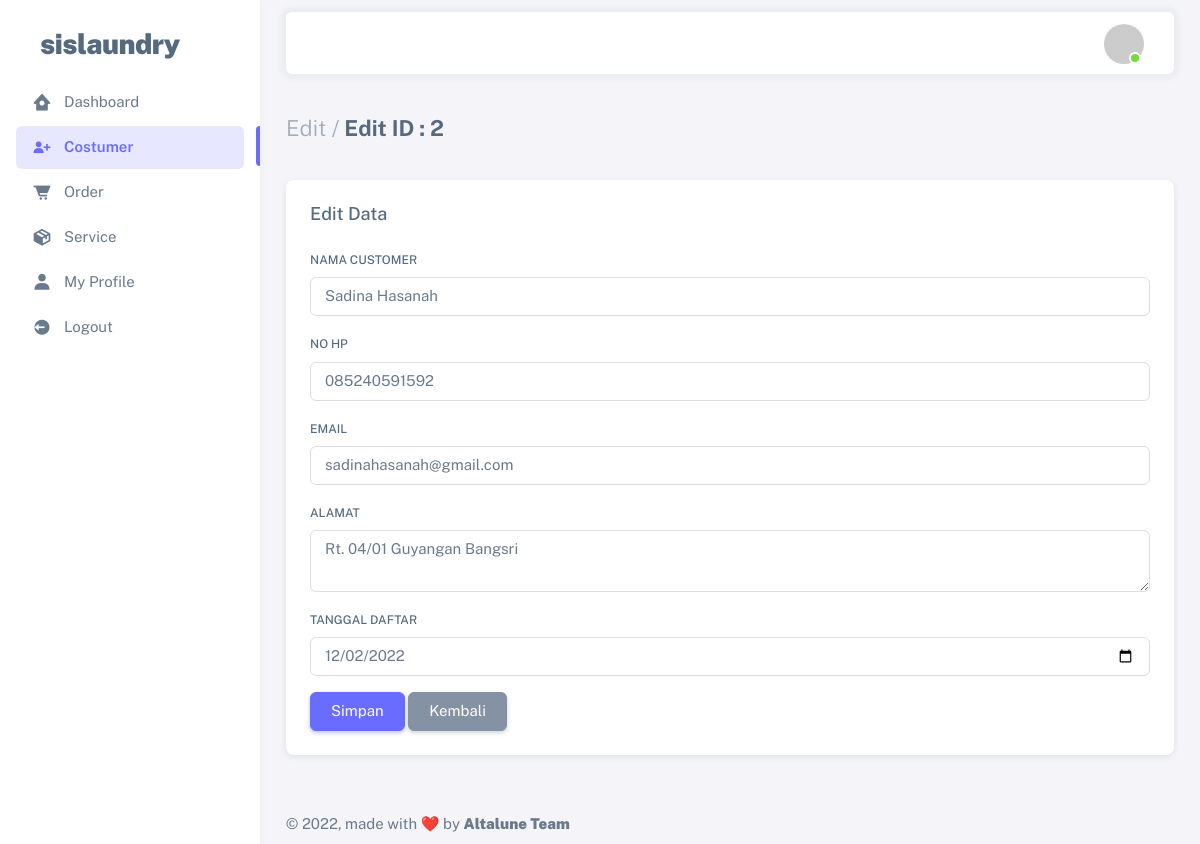
The page /costumer/edit.php?id=2 (signed in) on the database its author committed.
### tables this page shows
CREATE TABLE `costumers` (
  `id` int(11) NOT NULL,
  `name` varchar(255) NOT NULL,
  `phone_number` varchar(12) NOT NULL,
  `email` varchar(255) NOT NULL,
  `address` text NOT NULL,
  `registration_date` date NOT NULL
);

### costumer/edit.php (the view, shortened to what this page needs)
<?php
  include '../config.php';
?>
<!DOCTYPE html>
<html
  lang="en"
  class="light-style layout-menu-fixed"
  dir="ltr"
  data-theme="theme-default"
  data-assets-path="../assets/"
  data-template="vertical-menu-template-free"
>
  <head>
    <link rel="stylesheet" href="../assets/vendor/fonts/boxicons.css" />
    <link rel="stylesheet" href="../assets/vendor/css/core.css" class="template-customizer-core-css" />
    <link rel="stylesheet" href="../assets/vendor/css/theme-default.css" class="template-customizer-theme-css" />
    <link rel="stylesheet" href="../assets/css/demo.css" />
    <link rel="stylesheet" href="../assets/vendor/libs/perfect-scrollbar/perfect-scrollbar.css" />
    <link rel="stylesheet" href="../assets/vendor/libs/apex-charts/apex-charts.css" />
  </head>
  <body>
    <div class="layout-wrapper layout-content-navbar">
      <div class="layout-container">
        <aside id="layout-menu" class="layout-menu menu-vertical menu bg-menu-theme">
          <div class="app-brand demo">
            <a href="index.php" class="app-brand-link">
              <span class="app-brand-text demo menu-text fw-bolder ms-2">SISlaundry</span>
            </a>
          </div>
          <ul class="menu-inner py-1">
            <li class="menu-item ">
                <a href="../dashboard.php" class="menu-link">
                <i class="menu-icon tf-icons bx bxs-home-circle"></i>
                <div data-i18n="Analytics">Dashboard</div>
                </a>
            </li>
            <li class="menu-item active">
                <a href="" class="menu-link">
                <i class="menu-icon tf-icons bx bxs-user-plus"></i>
                <div data-i18n="Analytics">Costumer</div>
                </a>
            </li>
            <li class="menu-item">
                <a href="../order/index.php" class="menu-link">
                <i class="menu-icon tf-icons bx bxs-cart-alt"></i>
                <div data-i18n="Analytics">Order</div>
                </a>
            </li>
            <li class="menu-item">
                <a href="../service/index.php" class="menu-link">
                <i class="menu-icon tf-icons bx bxs-package"></i>
                <div data-i18n="Analytics">Service</div>
                </a>
            </li>
            <li class="menu-item">
                <a href="../profile/profile.php" class="menu-link">
                <i class="menu-icon tf-icons bx bxs-user"></i>
                <div data-i18n="Analytics">My Profile</div>
                </a>
            </li>
            <li class="menu-item">
                <a href="../logout.php" class="menu-link">
                <i class="menu-icon tf-icons bx bxs-log-out-circle"></i>
                <div data-i18n="Analytics">Logout</div>
                </a>
            </li>
          </ul>
        </aside>
        <div class="layout-page">
          <nav
            class="layout-navbar container-xxl navbar navbar-expand-xl navbar-detached align-items-center bg-navbar-theme"
            id="layout-navbar"
          >
            <div class="navbar-nav-right d-flex align-items-center" id="navbar-collapse">
              <ul class="navbar-nav flex-row align-items-center ms-auto">
                <li class="nav-item navbar-dropdown dropdown-user dropdown">
                <a class="nav-link dropdown-toggle hide-arrow" href="javascript:void(0);" data-bs-toggle="dropdown">
                    <div class="avatar avatar-online">
                        <img src="https://ui-avatars.com/api/?name=<?= $_SESSION["username"]; ?>" alt class="w-px-40 h-auto rounded-circle" />
                    </div>
                </a>
                </li>
              </ul>
            </div>
          </nav>
          <div class="content-wrapper">
            <div class="container-xxl flex-grow-1 container-p-y">
              <h4 class="fw-bold py-3 mb-4"><span class="text-muted fw-light">Edit /</span> Edit ID : <?= $_GET['id']; ?></h4>
              <div class="row">
                <div class="col-xl">
                  <div class="card mb-4">
                    <div class="card-header d-flex justify-content-between align-items-center">
                      <h5 class="mb-0">Edit Data</h5>
                    </div>
                    <div class="card-body">
                    <?php
                        $id = $_GET['id'];
                        $query = mysqli_query($config, "SELECT * FROM costumers WHERE ID=$id");
                        while($data = mysqli_fetch_array($query)) {
                      ?>
                      <form method="POST" action="update.php">
                          <div class="mb-3">
                            <label class="form-label" for="name">Nama Customer</label>
                            <input type="text" class="form-control" id="name" value="<?= $data['name'];?>" name="name" placeholder="Masukkan Nama" autofocus required/>
                          </div>
                          <div class="mb-3">
                            <label class="form-label" for="phone_number">No HP</label>
                            <input type="text" class="form-control" id="phone_number" value="<?= $data['phone_number'];?>" name="phone_number" placeholder="Masukkan Nomor Handphone" maxlength="12" required/>
                          </div>
                          <div class="mb-3">
                            <label class="form-label" for="emai">Email</label>
                            <input type="email" class="form-control" id="email" name="email" value="<?= $data['email'];?>" placeholder="Masukkan Email" required/>
                          </div>
                          <div class="mb-3">
                            <label class="form-label" for="address">Alamat</label>
                            <textarea name="address" id="address" class="form-control" name="address" required><?= $data['address'];?></textarea>
                          </div>
                          <div class="mb-3">
                            <label class="form-label" for="registration_date">Tanggal Daftar</label>
                            <input type="date" class="form-control" id="registration_date" value="<?= $data['registration_date'];?>" name="registration_date" placeholder="Masukkan Tanggal Daftar"  required/>
                          </div>
                          <button type="submit" class="btn btn-primary">Simpan</button>
                          <a href="index.php" class="btn btn-secondary">Kembali</a>
                      </form>
                      <?php
                        }
                      ?>
                    </div>
                  </div>
                </div>
              </div>
            </div>
            <footer class="content-footer footer bg-footer-theme">
              <div class="container-xxl d-flex flex-wrap justify-content-between py-2 flex-md-row flex-column">
                <div class="mb-2 mb-md-0">
                  © 2022, made with ❤️ by
                  <a href="#" class="footer-link fw-bolder">Altalune Team</a>
                </div>
              </div>
            </footer>
          </div>
        </div>
      </div>
    </div>
  </body>
</html>

### assets/css/demo.css (style rules this page uses)
.menu .app-brand.demo { height: 64px; margin-top: 12px; }
.app-brand-text.demo { font-size: 1.75rem; letter-spacing: -0.5px; text-transform: lowercase; }

### rows shown on the page
costumers: name "Sadina Hasanah", phone_number "085240591592", email "sadinahasanah@gmail.com", address "Rt. 04/01 Guyangan Bangsri", registration_date "12/02/2022"

### other values the page prints
$_GET['id'] "2"
